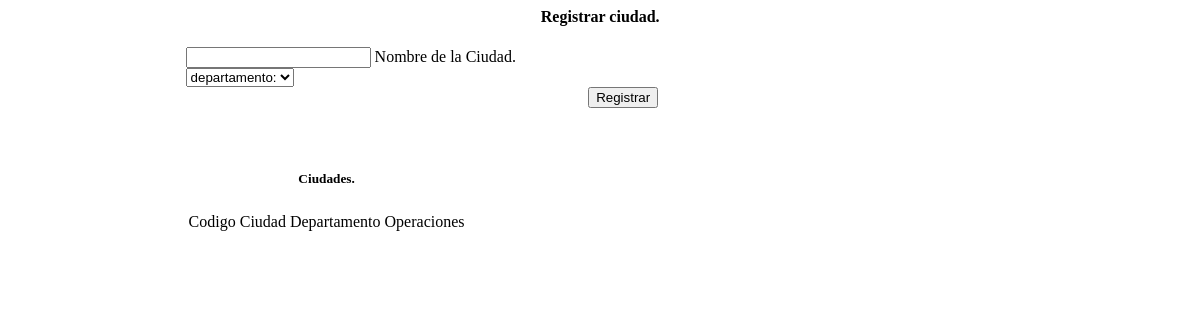
The page /Views/ciudad.php on the database as committed earlier.
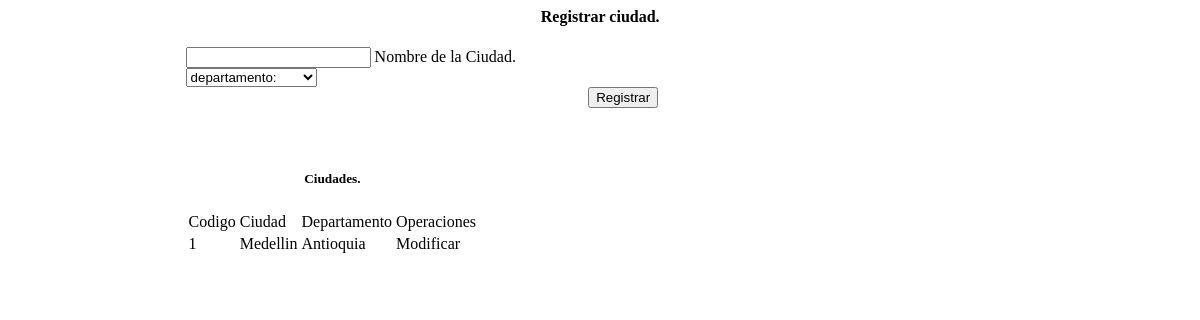
The same page on the database as committed later.
### tables this page shows
CREATE TABLE `tbl_ciudad` (
  `ciu_cod` int(11) NOT NULL,
  `depar_cod` int(11) NOT NULL,
  `ciu_nom` varchar(70) NOT NULL
);

CREATE TABLE `tbl_departamento` (
  `depar_cod` int(11) NOT NULL,
  `pais_cod` int(11) NOT NULL,
  `nombre` varchar(50) NOT NULL
);

### Model/ciudad.class.php (called while the page is built, shortened)
<?php
	class Gestion_Ciudad{
	public static function mostrarciudad(){
		$pdo = ConexionBD::AbrirBD();
		$pdo->setAttribute(PDO::ATTR_ERRMODE, PDO::ERRMODE_EXCEPTION);
		$sql="select tbl_ciudad.ciu_cod, tbl_ciudad.ciu_nom, tbl_departamento.nombre
          from tbl_ciudad
					inner join tbl_departamento
					on tbl_ciudad.depar_cod = tbl_departamento.depar_cod";
		$query= $pdo->prepare($sql);
		$query->execute();
		$result=$query->fetchALL(PDO::FETCH_BOTH);
		return $result;
	}
}
?>

### Views/ciudad.php (the view, shortened to what this page needs)
<?php
	require_once('../Model/ciudad.class.php');
	?>
<html>
	<head>
	</head>
	<body>
		<div class="formulariociudad">
			<section>
				<h4 style="margin-left:45%;">Registrar ciudad.</h4>
				<form style="margin-left:15%;" action="../Controller/ciudad.controller.php" method="post">
					<div class="row">
            <div class="class=" col s12>
							<div class="input-field col s6">
								<input type="text" name="ciu_nom" />
								<label class="active" for="first_name2">Nombre de la Ciudad.</label>
							</div>
							<div class="input-field col s6">
						    <select id="pais_cod" name="depar_cod">
									<option value="" disabled selected>departamento: </option>
						     </select>
							 </div>
					 		</div>
						</div>
					 <button style="margin-left:40%;" name="action" value="guardarciudad" class="waves-effect waves-light btn">Registrar</button>
				 </form>
			</section>
		</div>
		<div style="margin-left:15%; margin-top:60px;" class="consultarciudad">
			<section>
				<?php include ('consultar_ciudad.php') ?>
			</section>
		</div>
	</body>
</html>

### Views/consultar_ciudad.php (shortened to what this page needs)
<?php
 require_once('../model/ciudad.class.php');
 $ciudad =Gestion_Ciudad::mostrarciudad();
 ?>
<!DOCTYPE html>
<html>
  <head>
  </head>
  <body>
    <div class="tablaciudad">
      <section>
        <table class="buscador">
          <thead>
            <th colspan="5"><center><h5>Ciudades.</h5></center></th>
            <tr>
              <td>Codigo</td>
              <td>Ciudad</td>
              <td>Departamento</td>
              <td>Operaciones</td>
            </tr>
          </thead>
          <tbody>
            <?php foreach ($ciudad as $bn): ?>
              <tr>
                <td><?php echo $bn["ciu_cod"];  ?></td>
                <td><?php echo $bn["ciu_nom"];  ?></td>
                <td><?php echo $bn["nombre"];  ?></td>
                <td>
                  <span style="cursor:pointer;" onclick="valida3(<?php echo $bn["ciu_cod"]; ?>)">Modificar</span>
                </td>
              </tr>
           <?php endforeach ?>
          </tbody>
        </table>
      </section>
    </div>
  </body>
</html>

Rows that differ between the two databases and show on the page:
added tbl_ciudad: ciu_cod "1", ciu_nom "Medellin", depar_cod.nombre "Antioquia"
